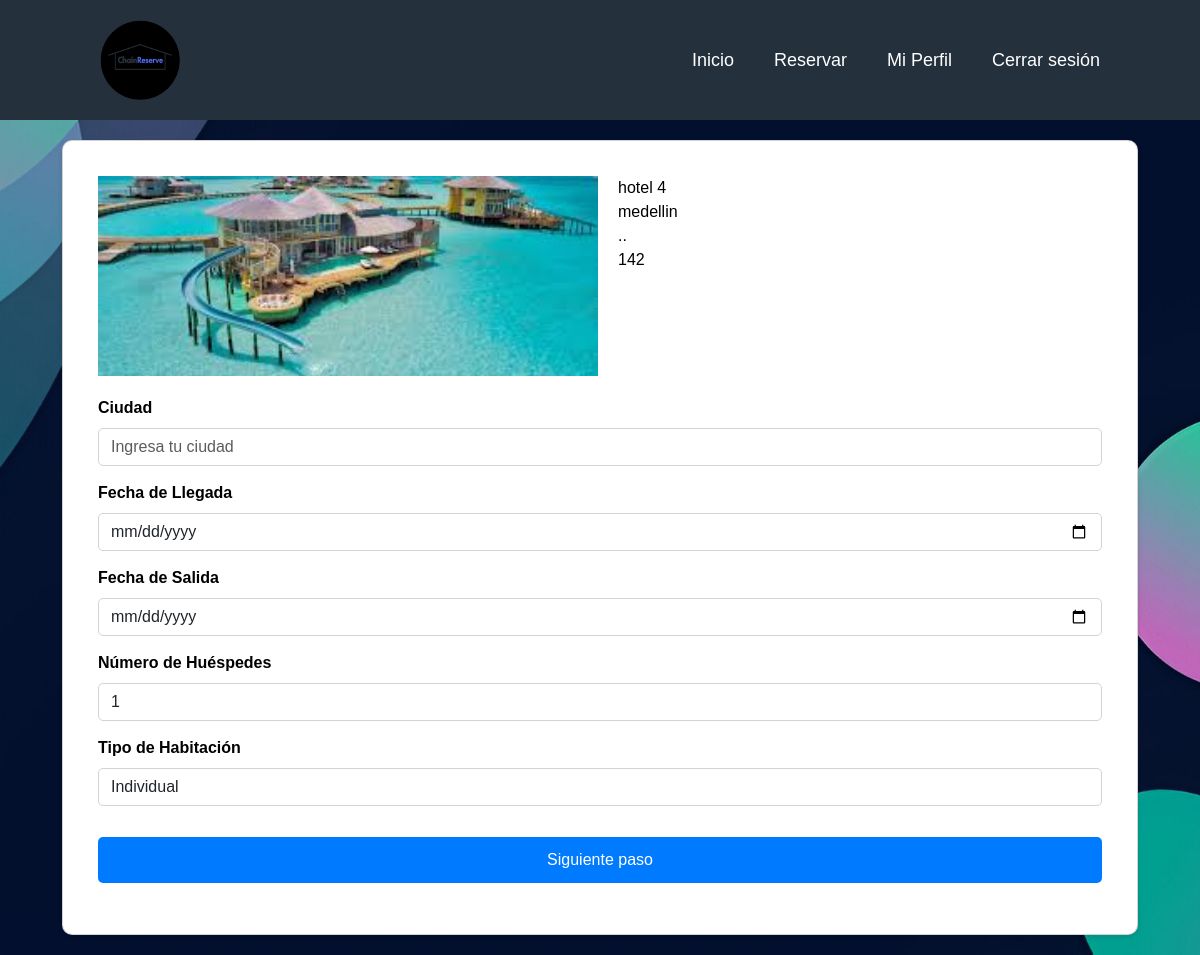
The page /reserve/57/ (signed in) on the database its author committed.
### posts/models.py (models this page shows, shortened)
class posts(models.Model):
    propiedad=models.ImageField(upload_to='images/', null=True)
    titulo=models.CharField(max_length=50)
    ubicacion=models.CharField(max_length=50)
    descripcion=models.TextField()
    precio=models.IntegerField()
    created=models.DateTimeField(auto_now_add=True)
    user=models.ForeignKey(User,on_delete=models.CASCADE)

### posts/views.py (the view)
# urls.py: path('reserve/<int:id>/', views.reservas, name='reservar'),
@login_required
def reservas(request,id):
    publicacion=get_object_or_404(posts,pk=id) # se obtiene nuevamente el objeto del modelo post con su pk
    return render(request, 'reservar.html',{'publicacion':publicacion}) # se pasan al front esos datos para luego utilizarlos en un card

### registroUsers/templates/reservar.html (shortened to what this page needs)
{% extends 'home.html' %}
{% load static %}
{% block content %}
<br>
<br>
<br>
<br>
<br>
<!DOCTYPE html>
<html lang="es">
<head>
    <link rel="stylesheet" type="text/css" href="{% static 'css/reservar.css' %}">
</head>
<body>
    <div class="container">
        <div class="card">
            <div class="card-body">
                <div class="hotel-container">
                    <img src="{{ publicacion.propiedad.url }}" alt="Imagen del Hotel" class="hotel-image">
                    <ul class="hotel-details">
                        <li>{{ publicacion.titulo }}</li>
                        <li>{{ publicacion.ubicacion }}</li>
                        <li>{{ publicacion.descripcion }}</li>
                        <li>{{ publicacion.precio }}</li>
                    </ul>
                </div>
                <form>
                    <div class="form-group">
                        <label for="ciudad" class="form-label">Ciudad</label>
                        <input type="text" class="form-control" id="ciudad" placeholder="Ingresa tu ciudad">
                    </div>
                    <div class="form-group">
                        <label for="fechaLlegada" class="form-label">Fecha de Llegada</label>
                        <input type="date" class="form-control" id="fechaLlegada">
                    </div>
                    <div class="form-group">
                        <label for="fechaSalida" class="form-label">Fecha de Salida</label>
                        <input type="date" class="form-control" id="fechaSalida">
                    </div>
                    <div class="form-group">
                        <label for="huespedes" class="form-label">Número de Huéspedes</label>
                        <input type="number" class="form-control" id="huespedes" min="1" value="1">
                    </div>
                    <div class="form-group">
                        <label for="tipoHabitacion" class="form-label">Tipo de Habitación</label>
                        <select class="form-control" id="tipoHabitacion">
                            <option value="individual">Individual</option>
                        </select>
                    </div>
                    <button type="submit" class="btn">Siguiente paso</button>
                </form>
            </div>
{% endblock %}

### registroUsers/static/css/styleRegistro.css (style rules this page uses)
* { margin: 0; padding: 0; box-sizing: border-box; font-family: "Poppins", sans-serif; }
body { min-height: 100vh; background: url('./fondo.jpg') no-repeat; background-size: cover; background-position: center; flex-wrap: wrap; font-family: Arial, sans-serif; margin: 0; padding: 0; }
.btn { width: 100%; background: #1f53c5; border: none; padding: 12px; color: white; margin: 16px 0; font-size: 16px; text-align: center; }

### registroUsers/static/css/reservar.css (style rules this page uses)
.card { margin: 20px; padding: 20px; border-radius: 10px; box-shadow: 0 2px 5px rgba(0, 0, 0, 0.1); background-color: white; color:black; }
.card-body { padding: 15px; }
.hotel-image { width: 500px; height: 200px; object-fit: cover; margin-bottom: 20px; }
.form-group { margin-bottom: 15px; }
.form-label { font-weight: bold; }
.form-control { border-radius: 5px; border-color: #ced4da; }
.btn { background-color: #007bff; color: white; border-radius: 5px; padding: 10px 20px; }
.hotel-container { display: flex; align-items: flex-start; }
.hotel-image { max-width: 50%; margin-right: 20px; }
.hotel-details { list-style: none; padding: 0; margin: 0; display: flex; flex-direction: column; justify-content: center; }

### rows shown on the page
posts: propiedad (picture), titulo "hotel 4", ubicacion "medellin", descripcion "..", precio "142"
